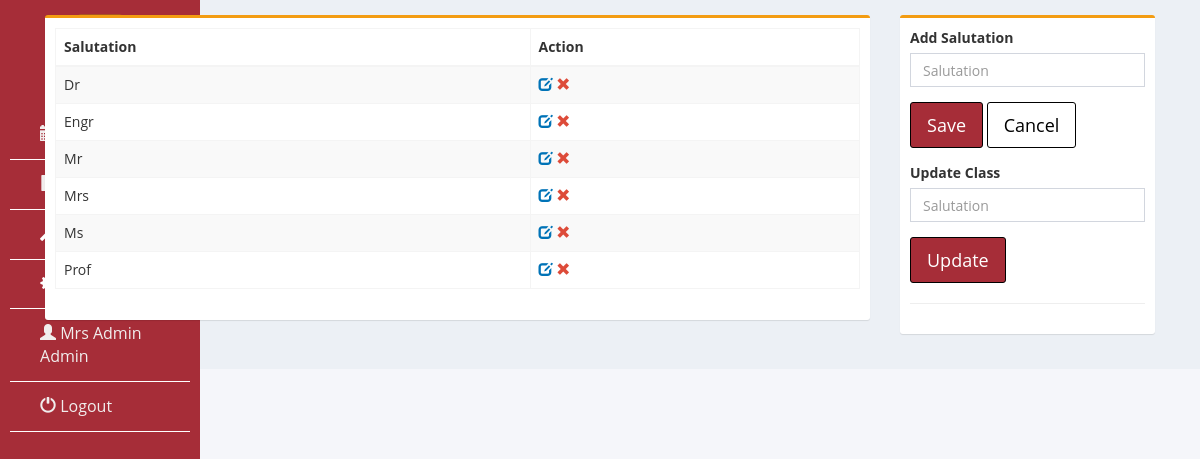
The page /pages/salut.php (signed in) on the database its author committed.
### tables this page shows
CREATE TABLE `salut` (
  `salut_id` int(11) NOT NULL,
  `salut` varchar(10) NOT NULL
);

### pages/salut.php (the view, shortened to what this page needs)
<!DOCTYPE html>
<html>
<head>
  <link rel="stylesheet" href="../bootstrap/css/bootstrap.min.css">
  <link rel="stylesheet" href="../plugins/datatables/dataTables.bootstrap.css">
  <link rel="stylesheet" href="../dist/css/AdminLTE.min.css">
  <link rel="stylesheet" href="../plugins/select2/select2.min.css">
  <link rel="stylesheet" href="../dist/css/skins/_all-skins.min.css">
</head>
<body class="hold-transition skin-yellow layout-top-nav" onload="myFunction()">
  <div class="wrapper">
    <?php include('../dist/includes/header.php'); ?>
    <div class="content-wrapper">
      <div class="container">
        <section class="content">
          <div class="row">
            <div class="col-md-9">
              <div class="box box-warning">
                <div class="box-body">
                  <div class="row">
                    <div class="col-md-12">
                      <table class="table table-bordered table-striped" style="margin-right:-10px">
                        <thead>
                          <tr>
                            <th>Salutation</th>
                            <th>Action</th>
                          </tr>
                        </thead>
                        <?php
                        include('../dist/includes/dbcon.php');
                        $query = mysqli_query($con, "select * from salut order by salut") or die(mysqli_error());
                        while ($row = mysqli_fetch_array($query)) {
                          $id = $row['salut_id'];
                          $salut = $row['salut'];
                        ?>
                          <tr>
                            <td><?php echo $salut; ?></td>
                            <td>
                              <a id="click" href="salut.php?id=<?php echo $id; ?>&salut=<?php echo $salut; ?>">
                                <i class="glyphicon glyphicon-edit text-blue"></i></a>
                              <a id="removeme" href="salut_del.php?id=<?php echo $id; ?>">
                                <i class="glyphicon glyphicon-remove text-red"></i></a>
                            </td>
                          </tr>
                        <?php } ?>
                      </table>
                    </div>
                    <div class="col-md-6">
                    </div>
                  </div>
                </div>
              </div>
            </div>
            <div class="col-md-3">
              <div class="box box-warning">
                <div class="box-body">
                  <div id="form">
                    <div class="row">
                      <div class="col-md-12">
                        <form method="post" action="salut_save.php">
                          <div class="form-group">
                            <label for="date">Add Salutation</label><br>
                            <input type="text" class="form-control" name="salut" placeholder="Salutation" required>
                          </div>
                      </div>
                    </div>
                    <div class="form-group">
                      <button class="btn btn-lg btn-primary" style="background-color:#a62d38; border: 1px solid black" id="daterange-btn" name="save" type="submit">
                        Save
                      </button>
                      <button class="btn btn-lg" id="daterange-btn" type="reset" style="background-color:white; color:black; border: 1px solid  black;">
                        Cancel
                      </button>
                    </div>
                  </div>
                  <div id="form">
                    <div class="row">
                      <div class="col-md-12">
                        <form method="post" action="salut_update.php">
                          <div class="form-group">
                            <label for="date">Update Class</label><br>
                            <input type="text" class="form-control" id="class" name="salut" value="<?php echo $_REQUEST['salut']; ?>" placeholder="Salutation" required>
                          </div>
                      </div>
                    </div>
                    <div class="form-group">
                      <button class="btn btn-lg btn-primary" style="background-color:#a62d38; border: 1px solid black" id="daterange-btn" name="save" type="submit">
                        Update
                      </button>
                    </div>
                  </div>
                  <hr>
                </div>
              </div>
            </div>
          </div>
        </section>
      </div>
    </div>
</body>
</html>

### dist/includes/header.php (shortened to what this page needs)
<?php
if($_SESSION['type']=="admin")
  include('../dist/includes/header_admin.php');
else
  include('../dist/includes/header_faculty.php');
?>

### dist/includes/header_admin.php (shortened to what this page needs)
<html>
<head>
  <link rel="stylesheet" href="https://cdnjs.cloudflare.com/ajax/libs/font-awesome/6.1.1/css/all.min.css.css">
  <link rel="stylesheet" href="../dist/css/css.css">
</head>
<body>
  <div class="wrapper">
    <div class="sidebar">
      <div class="profile">
      </div>
      <ul>
        <li class="">
          <a href="home.php" class="" style="font-size:16px;">
          </a>
        </li>
        <li class="dropdown notifications-menu">
          <a href="#" class="dropdown-toggle" data-toggle="dropdown">
          </a>
        </li>
        <li class="dropdown notifications-menu">
          <a href="#" class="dropdown-toggle" data-toggle="dropdown">
          </a>
        </li>
        <li class="">
          <a href="settings.php" style="color:#fff;" class="dropdown-toggle">
          </a>
        </li>
        <li class="">
          <a href="profile.php" class="dropdown-toggle">
            <i class="glyphicon glyphicon-user"></i>
            <?php echo $_SESSION['name']; ?>
          </a>
        </li>
        <li class="">
          <a href="logout.php" class="dropdown-toggle">
            <i class="glyphicon glyphicon-off"></i> Logout
          </a>
        </li>
      </ul>
    </div>
  </div>
  </div>
</html>

### rows shown on the page
salut: salut "Dr"
salut: salut "Engr"
salut: salut "Mr"
salut: salut "Mrs"
salut: salut "Ms"
salut: salut "Prof"

### other values the page prints
$_SESSION['name'] "Mrs Admin Admin"
